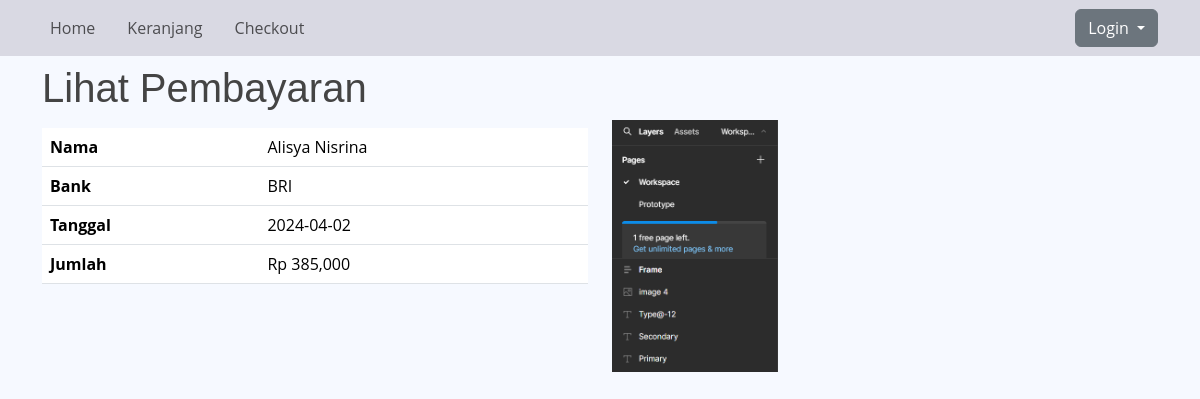
/lihat_pembayaran.php?id=27, run on the app's committed database.
### tables this page shows
CREATE TABLE `pembayaran` (
  `id_pembayaran` int(11) NOT NULL,
  `id_pembelian` int(11) NOT NULL,
  `nama` varchar(100) NOT NULL,
  `bank` varchar(100) NOT NULL,
  `jumlah` int(11) NOT NULL,
  `tanggal` date NOT NULL,
  `bukti_pembayaran` varchar(255) NOT NULL
);

### lihat_pembayaran.php (the view, shortened to what this page needs)
<?php
    include 'koneksi.php';
    include 'navbar.php';
    $id_pembelian = $_GET["id"];
    $sql = mysqli_query($koneksi,"SELECT * FROM pembayaran
    LEFT JOIN pembelian ON pembayaran.id_pembelian=pembelian.id_pembelian
    WHERE pembelian.id_pembelian='$id_pembelian'");
    $detbay = mysqli_fetch_assoc($sql);
?>
<!DOCTYPE html>
<html lang="en">
<head>
    <link href="assets/vendor/bootstrap/css/bootstrap.min.css" rel="stylesheet">
    <link href="assets/css/style.css" rel="stylesheet">
</head>
<body>
<div class="container">
    <h1 class="mt-2">Lihat Pembayaran</h1>
    <div class="row">
        <div class="col-md-6 mt-2">
            <table class="table">
                <tr>
                    <th>Nama</th>
                    <td><?php echo $detbay["nama"] ?></td>
                </tr>
                <tr>
                    <th>Bank</th>
                    <td><?php echo $detbay["bank"] ?></</td>
                </tr>
                <tr>
                    <th>Tanggal</th>
                    <td><?php echo $detbay["tanggal"] ?></</td>
                </tr>
                <tr>
                    <th>Jumlah</th>
                    <td>Rp <?php echo number_format($detbay["jumlah"]) ?></td>
                </tr>
            </table>
        </div>
        <div class="col-md-2">
            <img src="bukti_pembayaran/<?php echo $detbay["bukti_pembayaran"]?>" alt="" class= "img-fluid">
        </div>
    </div>
</div>
</body>
</html>

### assets/css/style.css (style rules this page uses)
:root { scroll-behavior: smooth; }
body { font-family: "Open Sans", sans-serif; background: #f6f9ff; color: #444444; }
h1, h2, h3, h4, h5, h6 { font-family: "Nunito", sans-serif; }

### data on the page
pembayaran: nama "Alisya Nisrina", bank "BRI", tanggal "2024-04-02", jumlah "385,000", bukti_pembayaran (picture)
